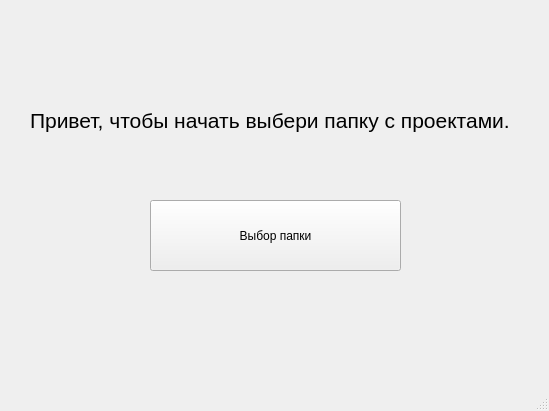
<?xml version="1.0" encoding="UTF-8"?>
<ui version="4.0">
 <class>MainWindow</class>
 <widget class="QMainWindow" name="MainWindow">
  <property name="geometry">
   <rect>
    <x>0</x>
    <y>0</y>
    <width>549</width>
    <height>411</height>
   </rect>
  </property>
  <property name="windowTitle">
   <string>MainWindow</string>
  </property>
  <widget class="QWidget" name="centralwidget">
   <widget class="QPushButton" name="pushButton">
    <property name="geometry">
     <rect>
      <x>150</x>
      <y>200</y>
      <width>251</width>
      <height>71</height>
     </rect>
    </property>
    <property name="text">
     <string>Выбор папки</string>
    </property>
   </widget>
   <widget class="QLabel" name="label">
    <property name="geometry">
     <rect>
      <x>30</x>
      <y>50</y>
      <width>491</width>
      <height>141</height>
     </rect>
    </property>
    <property name="font">
     <font>
      <pointsize>16</pointsize>
     </font>
    </property>
    <property name="text">
     <string>Привет, чтобы начать выбери папку с проектами.</string>
    </property>
   </widget>
  </widget>
  <widget class="QStatusBar" name="statusbar"/>
 </widget>
 <resources/>
 <connections/>
</ui>
